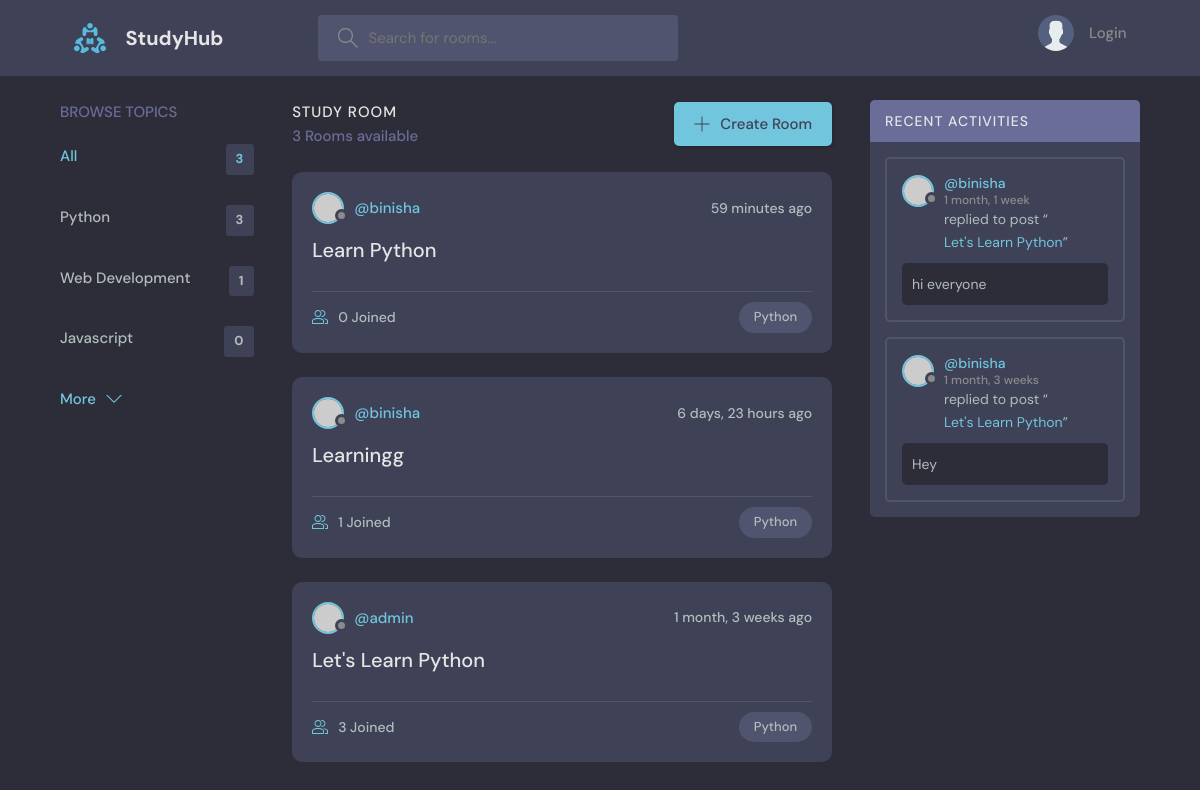
Page /?q=Python on the committed database.
### base/models.py (models this page shows, shortened)
class Topic(models.Model):
    name = models.CharField(max_length=200)

class Room(models.Model):
    host = models.ForeignKey(User, on_delete=models.SET_NULL, null=True)
    topic = models.ForeignKey(Topic, on_delete=models.SET_NULL, null=True)
    name = models.CharField(max_length=200)
    description = models.TextField(null=True, blank=True)
    participants = models.ManyToManyField(User, related_name='participants', blank=True)
    updated = models.DateTimeField(auto_now=True)
    created = models.DateTimeField(auto_now_add=True)
    class Meta:
        ordering = ['-updated', '-created']
    def __str__(self):
        return self.name

class Message(models.Model):
    user = models.ForeignKey(User, on_delete=models.CASCADE)
    room = models.ForeignKey(Room, on_delete=models.CASCADE)
    body = models.TextField()
    updated = models.DateTimeField(auto_now=True)
    created = models.DateTimeField(auto_now_add=True)
    class Meta:
        ordering = ['-updated', '-created']

### base/views.py (the view)
# urls.py: path("", views.home, name="home"),
def home(request):
    q = request.GET.get('q') if request.GET.get('q') != None else ''
    rooms = Room.objects.filter(
        Q(topic__name__icontains= q) |
        Q(name__icontains=q) |
        Q(description__icontains=q)
        )
    topics = Topic.objects.all()[0:5]
    room_count = rooms.count()
    room_messages = Message.objects.filter(Q(room__topic__name__icontains=q))
    context = {'rooms': rooms, 'topics': topics, 'room_count':room_count, 'room_messages': room_messages}
    return render(request, 'base/home.html', context)

### base/templates/base/home.html (shortened to what this page needs)
{% extends 'main.html' %}
{% block content %}
  <main class="layout layout--3">
    <div class="container">
      {% include 'base/topics_component.html' %}
      <div class="roomList">
        <div class="roomList__header">
          <div>
            <h2>Study Room</h2>
            <p>{{room_count}} Rooms available</p>
          </div>
          <a class="btn btn--main" href="{% url 'create-room' %}">
            <svg version="1.1" xmlns="http://www.w3.org/2000/svg" width="32" height="32" viewBox="0 0 32 32">
              <title>add</title>
              <path
                d="M16.943 0.943h-1.885v14.115h-14.115v1.885h14.115v14.115h1.885v-14.115h14.115v-1.885h-14.115v-14.115z"
              ></path>
            </svg>
            Create Room
          </a>
        </div>
        {% include 'base/feed_component.html' %}
      </div>
      {% include 'base/activity_component.html' %}
    </div>
  </main>
{% endblock %}

### base/templates/base/topics_component.html
<div class="topics">
    <div class="topics__header">
        <h2>Browse Topics</h2>
    </div>
    <ul class="topics__list">
        <li>
            <a href="/" class="active">All <span>{{topics.count}}</span></a>
        </li>
        {% for topic in topics %}
        <li>
            <a href="{% url 'home' %}?q={{topic.name}}">{{topic.name}} <span>{{topic.room_set.all.count}}</span></a>
        </li>
        {% endfor %}
    </ul>
    <a class="btn btn--link" href="{% url 'topics' %}">
        More
        <svg version="1.1" xmlns="http://www.w3.org/2000/svg" width="32" height="32" viewBox="0 0 32 32">
            <title>chevron-down</title>
            <path d="M16 21l-13-13h-3l16 16 16-16h-3l-13 13z"></path>
        </svg>
    </a>
</div>

### base/templates/base/feed_component.html (shortened to what this page needs)
{% for room in rooms%}
<div class="roomListRoom">
    <div class="roomListRoom__header">
        <a href="{% url 'user-profile' room.host.id %}" class="roomListRoom__author">
            <div class="avatar avatar--small">
                <img src="https://randomuser.me/api/portraits/women/11.jpg" />
            </div>
            <span>@{{room.host.username}}</span>
        </a>
        <div class="roomListRoom__actions">
            <span>{{room.created|timesince}} ago</span>
        </div>
    </div>
    <div class="roomListRoom__content">
        <a href="{% url 'room' room.id %}">{{room.name}}</a>
    </div>
    <div class="roomListRoom__meta">
        <a href="{% url 'room' room.id %}" class="roomListRoom__joined">
            {{room.participants.all.count}} Joined
        </a>
        <p class="roomListRoom__topic">{{room.topic.name}}</p>
    </div>
</div>
{% endfor%}

### base/templates/base/activity_component.html (shortened to what this page needs)
<div class="activities">
    <div class="activities__header">
        <h2>Recent Activities</h2>
    </div>
    {% for message in room_messages %}
    <div class="activities__box">
        <div class="activities__boxHeader roomListRoom__header">
            <a href="{% url 'user-profile' message.user.id %}" class="roomListRoom__author">
                <div class="avatar avatar--small">
                    <img src="https://randomuser.me/api/portraits/women/11.jpg" />
                </div>
                <p>
                    @{{message.user}}
                    <span>{{message.created|timesince}}</span>
                </p>
            </a>
        </div>
        <div class="activities__boxContent">
            <p>replied to post “<a href="{% url 'room' message.room.id %}">{{message.room}}</a>”</p>
            <div class="activities__boxRoomContent">
               {{message.body}}
            </div>
        </div>
    </div>
    {% endfor %}
</div>

### rows in the picture
Topic: name "Python", room_set.all.count "3"
Topic: name "Web Development", room_set.all.count "1"
Topic: name "Javascript", room_set.all.count "0"
Room: host.username "binisha", created "59 minutes", name "Learn Python", participants.all.count "0", topic.name "Python"
Room: host.username "binisha", created "6 days, 23 hours", name "Learningg", participants.all.count "1", topic.name "Python"
Room: host.username "admin", created "1 month, 3 weeks", name "Let's Learn Python", participants.all.count "3", topic.name "Python"
Message: user "binisha", created "1 month, 1 week", room "Let's Learn Python", body "hi everyone"
Message: user "binisha", created "1 month, 3 weeks", room "Let's Learn Python", body "Hey"

### other values in the picture
{{ topics.count }} "3"
{{ room_count }} "3"
